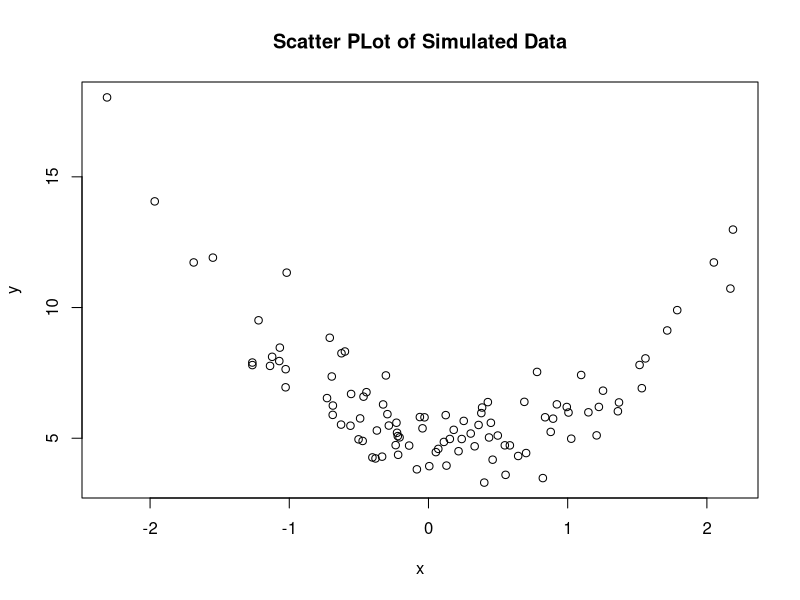

This chart was generated by the following R code:
## ---- chunk 1
knitr::opts_chunk$set(echo = TRUE)
## ---- chunk 2
set.seed(123)
x=rnorm(100) 
e0=rnorm(100) 
y=5-x+2*x^2+e0

data = as.data.frame(cbind(x,y))



plot(data,main="Scatter PLot of Simulated Data")
## ---- chunk 3


fit = lm(y ~ poly(x,2),data=data)


#equal size split means 50/50
train_subset_indexes <- sample(100,50)

train_fit = lm(y ~ poly(x,2),data=data[train_subset_indexes,])

mean((predict(train_fit,newdata=data.frame(x=data$x[-train_subset_indexes]))-data$y[-train_subset_indexes])^2)

mse <- c()
train_sizes = c(10, 40, 80, 90, 30)
for (i in seq(1,5)){
  train_subset_indexes <- sample(100,train_sizes[i])
  train_fit = lm(y ~ poly(x,2),data=data[train_subset_indexes,])
  
  mse<-c(mse,mean((predict(train_fit,newdata=data.frame(x=data$x[-train_subset_indexes]))-data$y[-train_subset_indexes])^2))
}

print (cbind(train_sizes,mse))

# according to https://rpubs.com/maulikpatel/226237 we can use
# the boot pacakge 

library(boot)
set.seed(1000)
LOOCV <- c()
model_num <- seq(1,4)

glm.fit = glm(y ~ x, data=data) 
LOOCV <- c(LOOCV,round(cv.glm(data, glm.fit)$delta[1],3))

glm.fit = glm(y ~ poly(x,2), data=data) 
LOOCV <- c(LOOCV,round(cv.glm(data, glm.fit)$delta[1],3))

glm.fit = glm(y ~ poly(x,3), data=data) 
LOOCV <- c(LOOCV,round(cv.glm(data, glm.fit)$delta[1],3))

glm.fit = glm(y ~ poly(x,4), data=data) 
LOOCV <- c(LOOCV,round(cv.glm(data, glm.fit)$delta[1],3))

print (cbind(model_num,LOOCV))

## ---- chunk 4
set.seed(1)
LOOCV <- c()
model_num <- seq(1,4)

glm.fit = glm(y ~ x, data=data) 
LOOCV <- c(LOOCV,round(cv.glm(data, glm.fit)$delta[1],3))

glm.fit = glm(y ~ poly(x,2), data=data) 
LOOCV <- c(LOOCV,round(cv.glm(data, glm.fit)$delta[1],3))

glm.fit = glm(y ~ poly(x,3), data=data) 
LOOCV <- c(LOOCV,round(cv.glm(data, glm.fit)$delta[1],3))

glm.fit = glm(y ~ poly(x,4), data=data) 
LOOCV <- c(LOOCV,round(cv.glm(data, glm.fit)$delta[1],3))

print (cbind(model_num,LOOCV))

